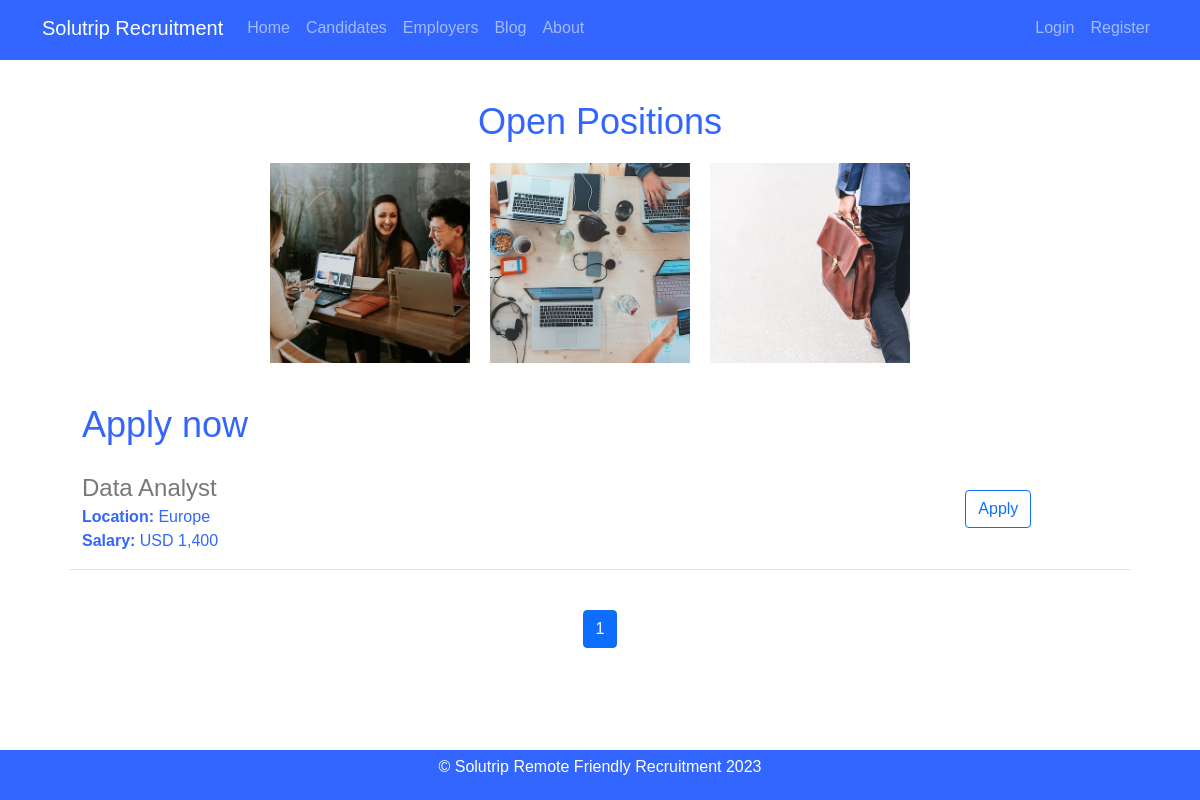
The page /candidates on the database as committed earlier.
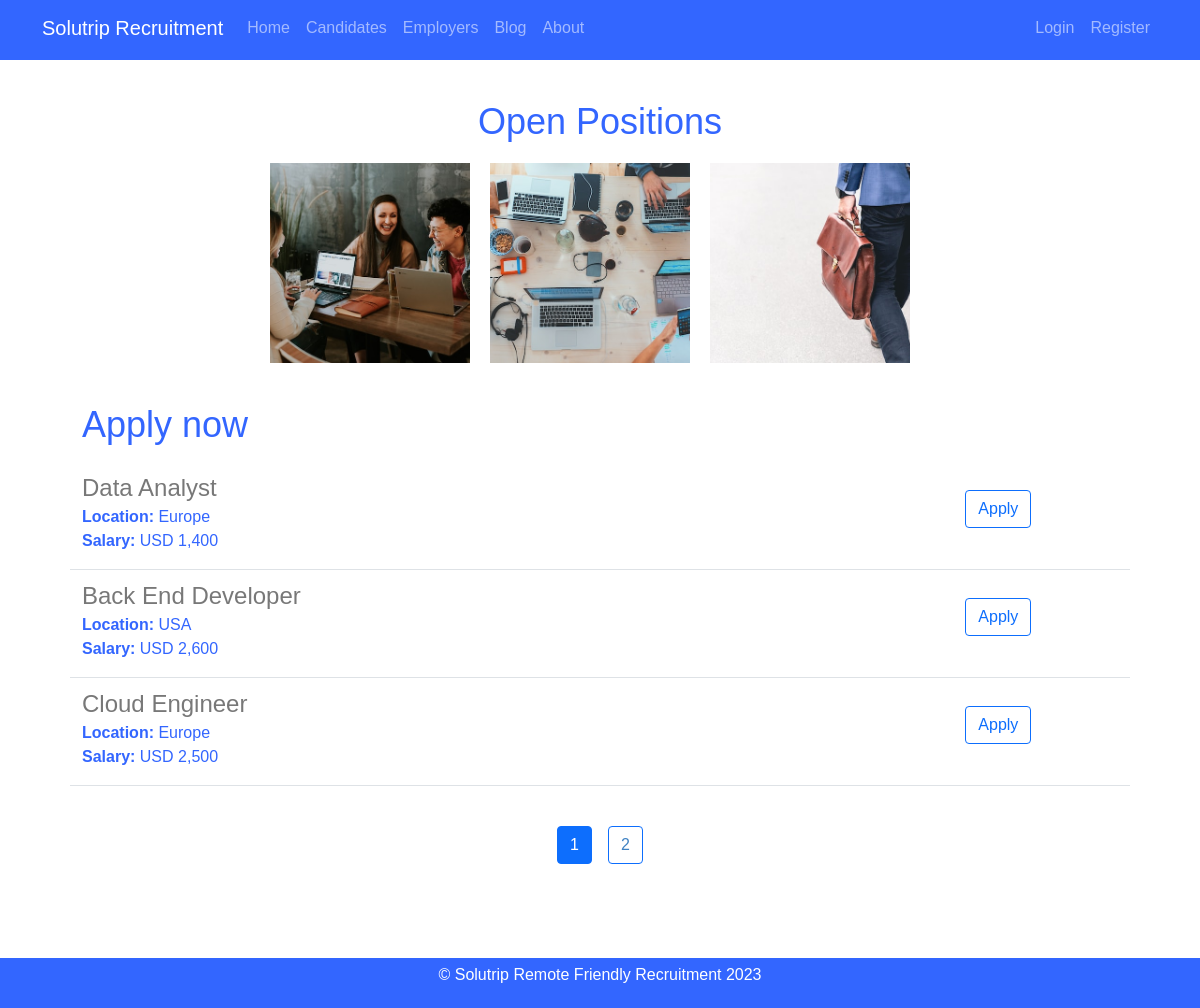
The same page on the database as committed later.
### Solutrip_app/models.py (models this page shows)
class Jobs(db.Model):
    id = db.Column (db.Integer, primary_key=True)
    title = db.Column(db.String(60), nullable=False)
    location = db.Column(db.String(60), nullable=False)
    salary = db.Column(db.String(60), nullable=False)
    description = db.Column(db.Text, nullable=False)
    requirements= db.Column(db.Text, nullable=False)
    qualifications= db.Column(db.Text, nullable=False)
    company_id = db.Column(db.Integer, db.ForeignKey('company.id'), nullable=False)
    job_applications = db.relationship('JobApplication', backref='job', lazy=True)

### Solutrip_app/routes.py (the view)
@app.route("/candidates")
def candidates():
    page = request.args.get('page',1,type=int)
    jobs = Jobs.query.paginate(page=page, per_page = 3)
    user = current_user
    return render_template("candidates.html", title="Jobs", page = page, jobs=jobs, user=user)

### Solutrip_app/templates/candidates.html
{% extends 'layout.html' %}
{% block content %}
    <section id="carousel">
        <h2> Open Positions</h2>
        <div id="slides">
            <a href="{{ url_for('static', filename='1.jpg') }}">
                <img src="{{ url_for('static', filename='1.jpg') }}" alt="Job description 1">
            </a>
            <a href="{{ url_for('static', filename='2.jpg') }}">
                <img src="{{ url_for('static', filename='2.jpg') }}" alt="Job description 2">
            </a>
            <a href="{{ url_for('static', filename='3.jpg') }}">
                <img src="{{ url_for('static', filename='3.jpg') }}" alt="Job description 3">
            </a>
        </div>
        <div class="body-text" style="text-align: left;">
            <h2> Apply now </h2>
            {% if jobs %}
                {% for job in jobs %}
                    <div class="row border-bottom" style="margin-top: 4px;">
                        <div class="col-10">
                            <h4 style="color: rgb(120,120,120); margin-top: 8px; margin-bottom: 2px">{{ job.title }}</h4>
                            <div><b>Location: </b>{{ job.location }}</div>
                            <div style="margin-bottom: 16px;"><b>Salary: </b>{{ job.salary }}</div>
                        </div>
                        <div class="col-2">
                            {% if user.role == 'admin' %}
                            <a href="{{ url_for('update_job', job_id=job.id) }}" type="button" class="btn btn-outline-primary mt-4 float-right">Edit</a>
                            <button type="button" class="btn btn-outline-danger mt-4 float-right" data-bs-toggle="modal" data-bs-target="#deleteModal-{{ job.id }}">Delete</button>
                            <div class="modal fade" id="deleteModal-{{ job.id }}" tabindex="-1" role="dialog" aria-labelledby="deleteModalLabel-{{ job.id }}" aria-hidden="true">
                                <div class="modal-dialog" role="document">
                                    <div class="modal-content">
                                        <div class="modal-header">
                                            <h5 class="modal-title" id="deleteModalLabel-{{ job.id }}">Confirm Delete</h5>
                                            <button type="button" class="close" data-bs-dismiss="modal" aria-label="Close">
                                                <span aria-hidden="true">&times;</span>
                                            </button>
                                        </div>
                                        <div class="modal-body">
                                            Are you sure you want to delete "{{ job.title }}"?
                                        </div>
                                        <div class="modal-footer">
                                            <button type="button" class="btn btn-secondary" data-bs-dismiss="modal">Cancel</button>
                                            <form method="POST" action="{{ url_for('delete_job', job_id=job.id) }}" style="display: inline;">
                                                <input type="hidden" name="_method" value="DELETE">
                                                <button type="submit" class="btn btn-danger">Delete</button>
                                            </form>
                                        </div>
                                    </div>
                                </div>
                            </div>
                            {% else %}
                                <a href="{{ url_for('apply', job_id=job.id) }}"" type="button" class="btn btn-outline-primary mt-4 float-right">Apply</a>
                            {% endif %}
                        </div>
                    </div>
                {% endfor %}
            {% endif %}
            <div class="d-flex justify-content-center" style="padding-top: 40px;">
                {% for page_num in jobs.iter_pages() %}
                    {% if page_num %}
                        {% if jobs.page == page_num %}
                            <a class=" btn btn-primary mx-2 mb-4 float-right" href="{{url_for('candidates', page = page_num)}}" style="color: white;"> {{ page_num }}</a>
                        {% else %}
                            <a class=" btn btn-outline-primary mx-2 mb-4" href="{{url_for('candidates', page = page_num)}}" style="color: #3f82c3;"> {{ page_num }}</a>
                        {% endif %}
                    {% else %}
                        ...
                    {% endif %}
                {% endfor%}
                </div>
        </div>
    </section>
{% endblock %}

### Solutrip_app/templates/layout.html (shortened to what this page needs)
<html>
  <head>
    <link href="https://cdn.jsdelivr.net/npm/bootstrap@5.0.2/dist/css/bootstrap.min.css" rel="stylesheet">
    <link rel="stylesheet" type="text/css" href="{{ url_for('static', filename='styles.css') }}">
  </head>
  <body>
    <header class="site-header">
      <nav class="navbar navbar-expand-md navbar-dark bg-steel fixed-top">
        <div class="container">
          <a class="navbar-brand mr-4" href="/">Solutrip Recruitment</a>
          <div class="collapse navbar-collapse d-flex" id="navbarToggle">
            <div class="navbar-nav mr-auto flex-grow-1">
              <a class="nav-item nav-link {% if request.path == '/' %}active{% endif %}" href="{{ url_for('home') }}">Home</a>
              <a class="nav-item nav-link" href="{{ url_for('candidates')}}">Candidates</a>
              <a class="nav-item nav-link" href="{{ url_for('employers')}}">Employers</a>
              <a class="nav-item nav-link" href="{{ url_for('blog')}}">Blog</a>
              <a class="nav-item nav-link" href="{{ url_for('about')}}">About</a>
            </div>
            <div class="navbar-nav ml-auto">
              {% if current_user.is_authenticated %}
              {% if current_user.role == 'admin' %}
                <a class="nav-item nav-link" href="{{ url_for('admin')}}">Admin</a>
              {% endif%}
              <a class="nav-item nav-link" href="{{ url_for('account')}}">Account</a>
              <a class="nav-item nav-link" href="{{ url_for('logout')}}">Log Out</a>
              {% else %}
              <a class="nav-item nav-link" href="{{ url_for('login')}}">Login</a>
              <a class="nav-item nav-link" href="{{ url_for('register')}}">Register</a>
              {% endif %}
            </div>
          </div>
        </div>
      </nav>
    </header>
    <div class="col-md-12">
      <div class="container">
        {% block content %}
        {% endblock %}
      </div>
    </div>
    <footer>
        <p>&copy; Solutrip Remote Friendly Recruitment 2023</p>
    </footer>
  </body>
</html>

### Solutrip_app/static/styles.css (style rules this page uses)
body { background-image: url(bg-img.jpg); background-size: cover; font-family: Arial, sans-serif; color: #333; }
header { display: flex; justify-content: space-between; align-items: center; padding: 0 10px; height: 60px; background-color: #3366ff; }
section { text-align: center; }
.body-text { color: rgb(80,80,80); font-size: 16px; margin-top: 40px; margin-bottom: 60px; padding-bottom: 20px; }
#carousel { background-color: white; padding: 40px; text-align: center; }
#carousel h2 { font-size: 36px; margin-bottom: 20px; }
#slides { display: flex; justify-content: center; align-items: center; height: 200px; }
#slides img { width: 200px; height: 200px; margin-right: 20px; object-fit: cover; }
html, body { height: 100%; }
footer { display: flex; justify-content: center; align-items: center; min-height: 50px; background-color: #3366ff; color: #fff; width: 100%; }
.border-bottom { color: #3366ff; }
#account h1,h2 { color: #3366ff; }
footer { position: fixed; bottom: 0; width: 100%; }

Rows that differ between the two databases and show on the page:
added Jobs: title "Back End Developer", location "USA", salary "USD 2,600"
added Jobs: title "Cloud Engineer", location "Europe", salary "USD 2,500"
Other text that changed with them:
new list line: "2"
